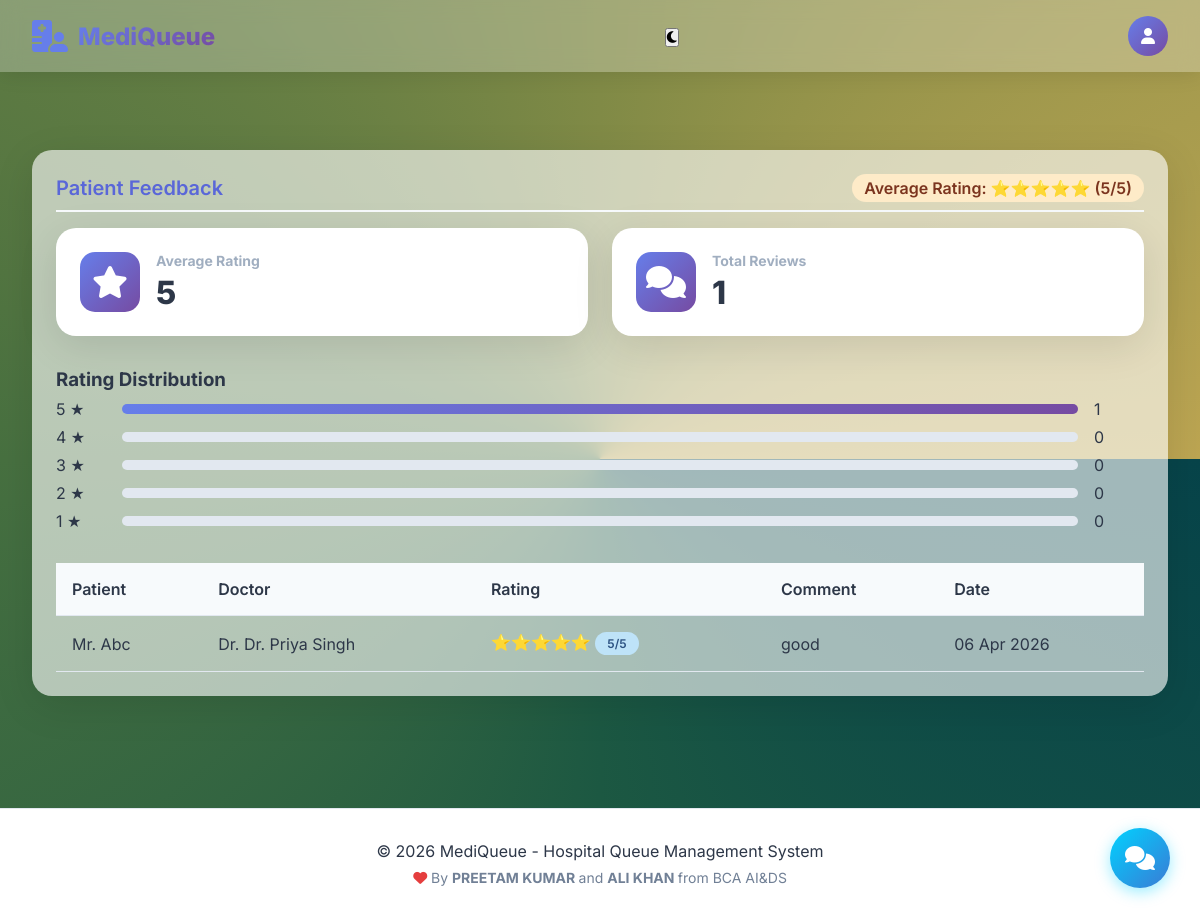
Screenshot of /admin/view_feedback.php (signed in) with the database file from the repository.
### tables this page shows
CREATE TABLE `feedback` (
  `feedback_id` int(11) NOT NULL,
  `appointment_id` int(11) NOT NULL,
  `rating` int(11) DEFAULT NULL CHECK (`rating` between 1 and 5),
  `comment` text DEFAULT NULL,
  `created_at` timestamp NOT NULL DEFAULT current_timestamp()
);

CREATE TABLE `patients` (
  `patient_id` int(11) NOT NULL,
  `user_id` int(11) DEFAULT NULL,
  `full_name` varchar(100) NOT NULL,
  `gender` enum('Male','Female','Other') NOT NULL,
  `age` int(11) NOT NULL,
  `relation` varchar(50) DEFAULT NULL,
  `phone` varchar(15) DEFAULT NULL,
  `is_senior` tinyint(1) DEFAULT 0,
  `created_at` timestamp NOT NULL DEFAULT current_timestamp()
);

CREATE TABLE `doctors` (
  `doctor_id` int(11) NOT NULL,
  `user_id` int(11) DEFAULT NULL,
  `full_name` varchar(100) NOT NULL,
  `department_id` int(11) NOT NULL,
  `specialization` varchar(100) DEFAULT NULL,
  `consultation_time` int(11) DEFAULT 10,
  `is_available` tinyint(1) DEFAULT 1,
  `created_at` timestamp NOT NULL DEFAULT current_timestamp()
);

### admin/view_feedback.php (the view, shortened to what this page needs)
<?php
require_once '../config/db.php';
$stmt = $pdo->prepare("
    SELECT f.*, d.full_name as doctor_name, p.full_name as patient_name
    FROM feedback f
    JOIN appointments a ON f.appointment_id = a.appointment_id
    JOIN doctors d ON a.doctor_id = d.doctor_id
    JOIN patients p ON a.patient_id = p.patient_id
    ORDER BY f.created_at DESC
");
$stmt->execute();
$feedback = $stmt->fetchAll();
$stmt = $pdo->query("SELECT AVG(rating) as avg FROM feedback");
$avg_rating = $stmt->fetch()['avg'];
$stmt = $pdo->query("
    SELECT rating, COUNT(*) as count
    FROM feedback
    GROUP BY rating
    ORDER BY rating DESC
");
$distribution = $stmt->fetchAll();
include '../includes/header.php';
?>
<div class="box" style="margin-top:70px;">
    <div class="box-header">
        <h2 class="box-title">Patient Feedback</h2>
        <div>
            <span class="badge badge-warning" style="font-size: 1rem;">
                Average Rating: <?php echo str_repeat('⭐', round($avg_rating)); ?> (<?php echo round($avg_rating, 1); ?>/5)
            </span>
        </div>
    </div>
    <div class="grid" style="margin-bottom: 2rem;">
        <div class="stat-card">
            <div class="stat-icon"><i class="fas fa-star"></i></div>
            <div class="stat-info">
                <h3>Average Rating</h3>
                <div class="stat-number"><?php echo round($avg_rating, 1); ?></div>
            </div>
        </div>
        <div class="stat-card">
            <div class="stat-icon"><i class="fas fa-comments"></i></div>
            <div class="stat-info">
                <h3>Total Reviews</h3>
                <div class="stat-number"><?php echo count($feedback); ?></div>
            </div>
        </div>
    </div>
    <h3>Rating Distribution</h3>
    <div style="margin-bottom: 2rem;">
        <?php for ($i = 5; $i >= 1; $i--):
            $count = 0;
            foreach ($distribution as $dist) {
                if ($dist['rating'] == $i) $count = $dist['count'];
            }
            $percentage = count($feedback) > 0 ? ($count / count($feedback)) * 100 : 0;
        ?>
        <div style="display: flex; align-items: center; gap: 1rem; margin: 0.5rem 0;">
            <span style="width: 50px;"><?php echo $i; ?> ★</span>
            <div style="flex: 1; background: #e2e8f0; border-radius: 10px; overflow: hidden;">
                <div style="width: <?php echo $percentage; ?>%; background: linear-gradient(135deg, #667eea, #764ba2); height: 10px;"></div>
            </div>
            <span style="width: 50px;"><?php echo $count; ?></span>
        </div>
        <?php endfor; ?>
    </div>
    <div class="table-container">
        <table class="table">
            <thead>
                <tr><th>Patient</th><th>Doctor</th><th>Rating</th><th>Comment</th><th>Date</th></tr>
            </thead>
            <tbody>
                <?php foreach ($feedback as $row): ?>
                <tr>
                    <td><?php echo htmlspecialchars($row['patient_name']); ?></td>
                    <td>Dr. <?php echo htmlspecialchars($row['doctor_name']); ?></td>
                    <td>
                        <?php echo str_repeat('⭐', $row['rating']); ?>
                        <span class="badge badge-info"><?php echo $row['rating']; ?>/5</span>
                    </td>
                    <td><?php echo htmlspecialchars($row['comment'] ?? 'No comment'); ?></td>
                    <td><?php echo date('d M Y', strtotime($row['created_at'])); ?></td>
                </tr>
                <?php endforeach; ?>
            </tbody>
        </table>
    </div>
</div>
<?php include '../includes/footer.php'; ?>

### assets/css/style.css (style rules this page uses)
:root { --primary: #667eea; --primary-dark: #5a67d8; --secondary: #764ba2; --success: #48bb78; --warning: #ed8936; --danger: #f56565; --dark: #2d3748; --light: #f7fafc; --gray: #a0aec0; }
* { margin: 0; padding: 0; box-sizing: border-box; }
body { font-family: 'Inter', sans-serif; background: conic-gradient(from 90deg, #07444a 0.000deg, #1c5842 90.000deg, #477040 180.000deg, #808a46 270.000deg, #bca552 360.000deg); min-height: 100vh; background-repeat: repeat; background-size: auto 100%; color: var(--dark); }
.grid { display: grid; grid-template-columns: repeat(auto-fit, minmax(300px, 1fr)); gap: 1.5rem; }
.stat-card { background: white; border-radius: 20px; padding: 1.5rem; display: flex; align-items: center; gap: 1rem; box-shadow: 0 10px 40px rgba(0, 0, 0, 0.1); transition: transform 0.3s; }
.stat-icon { width: 60px; height: 60px; background: linear-gradient(135deg, #667eea, #764ba2); border-radius: 15px; display: flex; align-items: center; justify-content: center; color: white; font-size: 1.5rem; }
.stat-info h3 { font-size: 0.875rem; color: #a0aec0; margin-bottom: 0.25rem; }
.stat-number { font-size: 2rem; font-weight: 800; color: #2d3748; }
.table-container { overflow-x: auto; }
.table { width: 100%; border-collapse: collapse; }
.table th, .table td { padding: 1rem; text-align: left; border-bottom: 1px solid #e2e8f0; }
.table th { background: #f7fafc; font-weight: 600; color: #2d3748; }
.badge { display: inline-block; padding: 0.25rem 0.75rem; border-radius: 50px; font-size: 0.75rem; font-weight: 600; }
.badge-warning { background: #feebc8; color: #7b341e; }
.badge-info { background: #bee3f8; color: #2c5282; }
.box { background: rgba(255, 255, 255, 0.619); border-radius: 20px; padding: 1.5rem; box-shadow: 0 10px 40px rgba(0, 0, 0, 0.1); transition: transform 0.3s, box-shadow 0.3s; margin-bottom: 2rem; }
.box-header { display: flex; justify-content: space-between; align-items: center; margin-bottom: 1rem; padding-bottom: 0.5rem; border-bottom: 2px solid var(--light); }
.box-title { font-size: 1.25rem; font-weight: 600; color: var(--primary-dark); }
.box i { font-size:2rem; }
.table th { background: var(--light); font-weight: 600; color: var(--dark); }
.stat-icon { width: 60px; height: 60px; background: linear-gradient(135deg, var(--primary), var(--secondary)); border-radius: 15px; display: flex; align-items: center; justify-content: center; color: white; font-size: 1.5rem; }
.stat-info h3 { font-size: 0.875rem; color: var(--gray); margin-bottom: 0.25rem; }
.stat-number { font-size: 2rem; font-weight: 800; color: var(--dark); }
* { scrollbar-width: thin; scrollbar-color: var(--gray) var(--light); }

### rows the page displays
feedback: patients.full_name "Mr. Abc", doctors.full_name "Dr. Priya Singh", rating "⭐⭐⭐⭐⭐", rating "5", comment "good", created_at "06 Apr 2026"

### other values shown
str_repeat('⭐', round($avg_rating)) "⭐⭐⭐⭐⭐"
$avg_rating "5"
count($feedback) "1"
$count "1"
$count "0"
